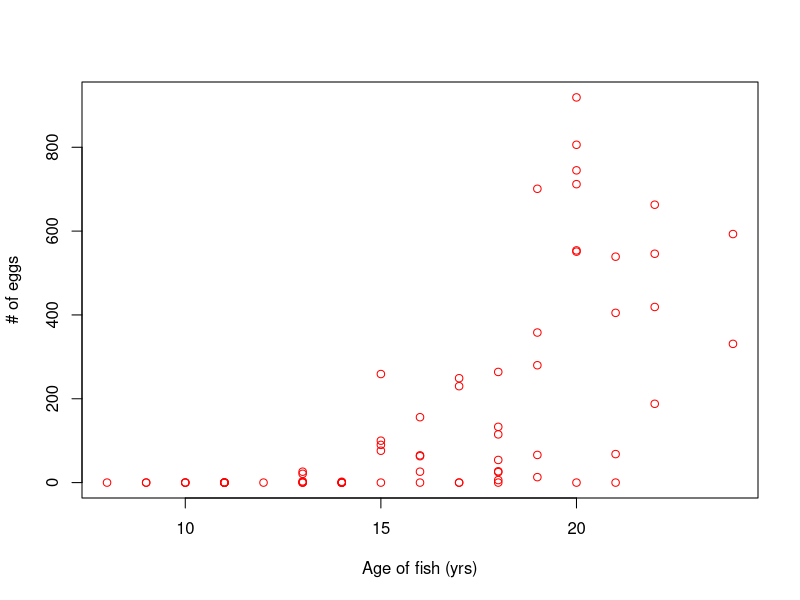
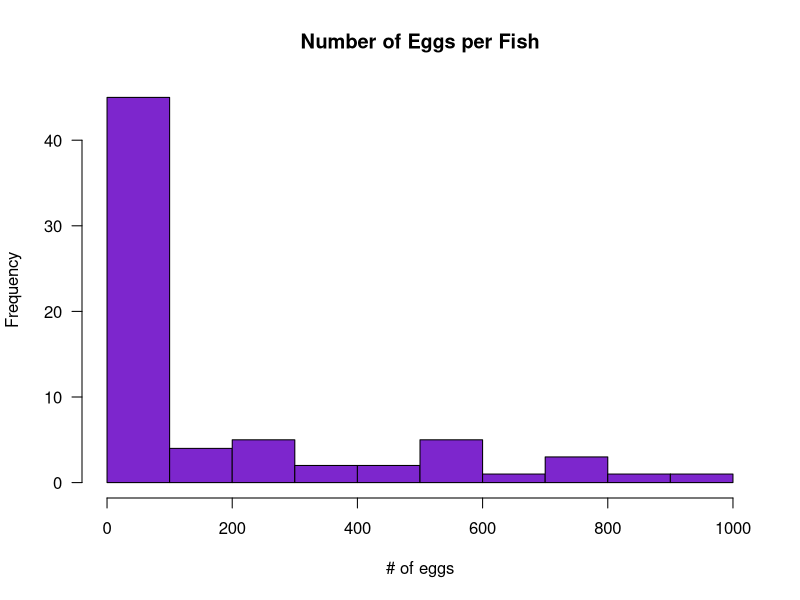

These figures' R source, in order:
#------ Alicia's Section-------
# GLM
wd <- getwd() # get working directory
setwd("~/Desktop/GitHub/DA.GLM.fish") #Alicia's Directory
fish <- read.csv("data.fish.csv", stringsAsFactors = FALSE) # read data file into object called fish
View(fish) # view the data 

#Check the data layout
str(fish) 
head(fish)

# only look at data within the year 2011 (all columns with rows = 2011)
f1 <- fish[fish$year == 2011, ]

# visualize the relationship between fish age and number of eggs 
plot(fish$age[fish$year == "2011"], fish$number.eggs[fish$year == "2011"], col = "red", xlab = "Age of fish (yrs)", ylab = "# of eggs")

hist(f1$number.eggs, col = "Purple3", xlab = "# of eggs", main = "Number of Eggs per Fish", las = 1)

#Get rid of the zeros
f2 <- f1[f1$number.eggs > 0, ]
View(f2)
#-------- Devon's Section---------